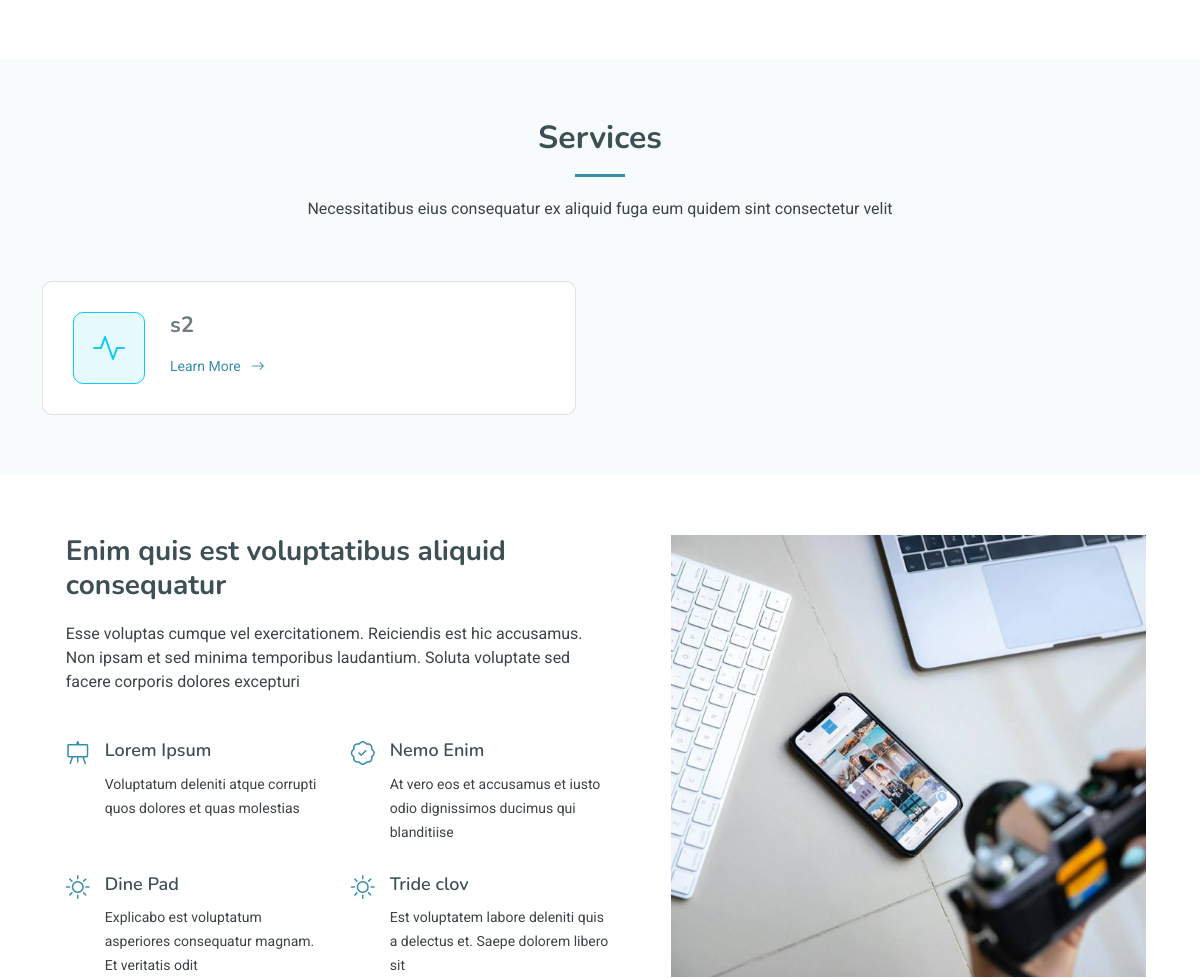
The app's page / (middle part), older data.
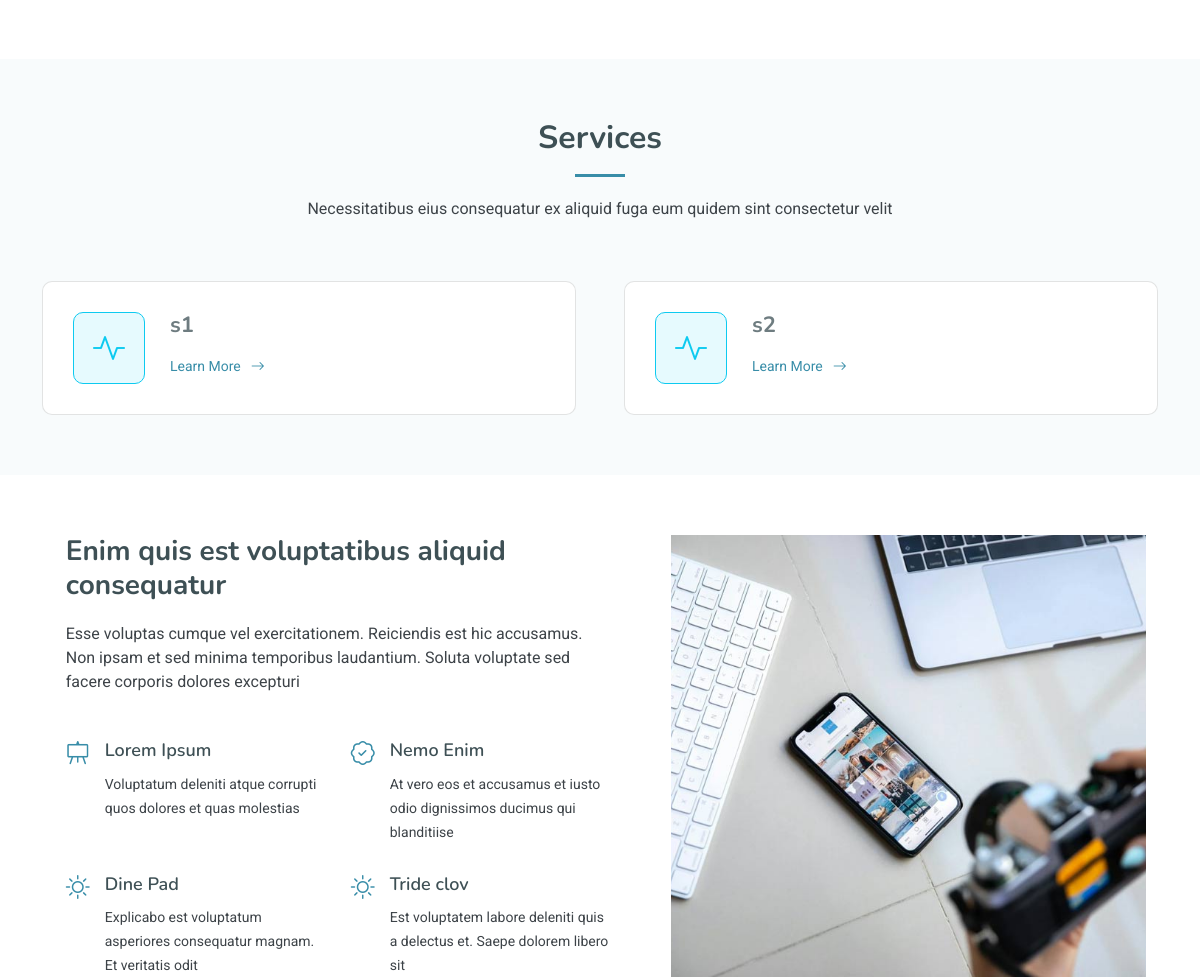
The same page, newer data.
### root/models.py (models this page shows, shortened)
class Services(models.Model):
    name = models.CharField(max_length=100)
    content = models.TextField(default="test")
    status = models.BooleanField(default=False)
    created_at = models.DateTimeField(auto_now_add=True)
    updated_at = models.DateTimeField(auto_now=True)
    class Meta:
        ordering = ('created_at',)

### root/views.py (the view)
# urls.py: 2. Add a URL to urlpatterns:  path('', views.home, name='home')
def home(request):
    services=Services.objects.filter(status=True)
    return render(request,'root/index.html' , context={'services' : services})

### templates/root/index.html (shortened to what this page needs)
{% load static %}
<!DOCTYPE html>
<html lang="en">
<head>
  <link href="{% static 'assets/vendor/bootstrap/css/bootstrap.min.css' %}" rel="stylesheet">
  <link href="{% static 'assets/vendor/bootstrap-icons/bootstrap-icons.css' %}" rel="stylesheet">
  <link href="{% static 'assets/vendor/aos/aos.css' %}" rel="stylesheet">
  <link href="{% static 'assets/vendor/glightbox/css/glightbox.min.css' %}" rel="stylesheet">
  <link href="{% static 'assets/vendor/swiper/swiper-bundle.min.css' %}" rel="stylesheet">
  <link href="{% static 'assets/css/main.css' %}" rel="stylesheet">
</head>
<body class="index-page">
  <main class="main">
    <section id="features-details" class="features-details section">
    </section>
    <section id="services" class="services section light-background">
      <div class="container section-title" data-aos="fade-up">
        <h2>Services</h2>
        <p>Necessitatibus eius consequatur ex aliquid fuga eum quidem sint consectetur velit</p>
      </div>
      <div class="container">
        <div class="row g-5">
          {% for service in services %}
          <div class="col-lg-6" data-aos="fade-up" data-aos-delay="100">
            <div class="service-item item-cyan position-relative">
              <i class="bi bi-activity icon"></i>
              <div>
                <h3>{{service.name}}</h3>
                <a href="#" class="read-more stretched-link">Learn More <i class="bi bi-arrow-right"></i></a>
              </div>
            </div>
          </div>
           {% endfor %}
        </div>
      </div>
    </section>
    <section id="more-features" class="more-features section">
      <div class="container">
        <div class="row justify-content-around gy-4">
          <div class="col-lg-6 d-flex flex-column justify-content-center order-2 order-lg-1" data-aos="fade-up" data-aos-delay="100">
            <h3>Enim quis est voluptatibus aliquid consequatur</h3>
            <p>Esse voluptas cumque vel exercitationem. Reiciendis est hic accusamus. Non ipsam et sed minima temporibus laudantium. Soluta voluptate sed facere corporis dolores excepturi</p>
            <div class="row">
              <div class="col-lg-6 icon-box d-flex">
                <i class="bi bi-easel flex-shrink-0"></i>
                <div>
                  <h4>Lorem Ipsum</h4>
                  <p>Voluptatum deleniti atque corrupti quos dolores et quas molestias </p>
                </div>
              </div>
              <div class="col-lg-6 icon-box d-flex">
                <i class="bi bi-patch-check flex-shrink-0"></i>
                <div>
                  <h4>Nemo Enim</h4>
                  <p>At vero eos et accusamus et iusto odio dignissimos ducimus qui blanditiise</p>
                </div>
              </div>
              <div class="col-lg-6 icon-box d-flex">
                <i class="bi bi-brightness-high flex-shrink-0"></i>
                <div>
                  <h4>Dine Pad</h4>
                  <p>Explicabo est voluptatum asperiores consequatur magnam. Et veritatis odit</p>
                </div>
              </div>
              <div class="col-lg-6 icon-box d-flex">
                <i class="bi bi-brightness-high flex-shrink-0"></i>
                <div>
                  <h4>Tride clov</h4>
                  <p>Est voluptatem labore deleniti quis a delectus et. Saepe dolorem libero sit</p>
                </div>
              </div>
            </div>
          </div>
          <div class="features-image col-lg-5 order-1 order-lg-2" data-aos="fade-up" data-aos-delay="200">
            <img src="{% static 'assets/img/features-3.jpg' %}" alt="">
          </div>
        </div>
      </div>
    </section>
  </main>
</body>
</html>

Row changes from the older to the newer data that the page shows:
now on this page (row edited): Services: name "s1"
